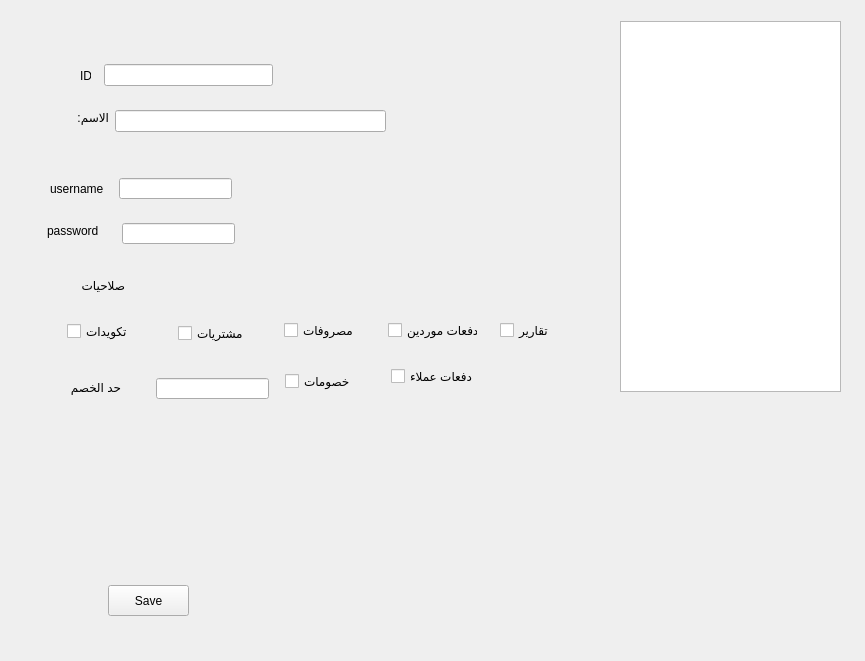
<?xml version="1.0" encoding="UTF-8"?>
<ui version="4.0">
 <class>employee_man</class>
 <widget class="QWidget" name="employee_man">
  <property name="geometry">
   <rect>
    <x>0</x>
    <y>0</y>
    <width>865</width>
    <height>661</height>
   </rect>
  </property>
  <property name="windowTitle">
   <string>Form</string>
  </property>
  <widget class="QLineEdit" name="employee_id">
   <property name="geometry">
    <rect>
     <x>104</x>
     <y>64</y>
     <width>169</width>
     <height>22</height>
    </rect>
   </property>
   <property name="readOnly">
    <bool>true</bool>
   </property>
  </widget>
  <widget class="QListView" name="listView">
   <property name="geometry">
    <rect>
     <x>620</x>
     <y>21</y>
     <width>221</width>
     <height>371</height>
    </rect>
   </property>
  </widget>
  <widget class="QLineEdit" name="employee_name">
   <property name="geometry">
    <rect>
     <x>115</x>
     <y>110</y>
     <width>271</width>
     <height>22</height>
    </rect>
   </property>
   <property name="readOnly">
    <bool>true</bool>
   </property>
  </widget>
  <widget class="QLabel" name="label_4">
   <property name="geometry">
    <rect>
     <x>61</x>
     <y>95</y>
     <width>48</width>
     <height>45</height>
    </rect>
   </property>
   <property name="text">
    <string>الاسم:</string>
   </property>
  </widget>
  <widget class="QLabel" name="label_5">
   <property name="geometry">
    <rect>
     <x>80</x>
     <y>65</y>
     <width>11</width>
     <height>22</height>
    </rect>
   </property>
   <property name="text">
    <string>ID</string>
   </property>
  </widget>
  <widget class="QPushButton" name="save">
   <property name="geometry">
    <rect>
     <x>108</x>
     <y>585</y>
     <width>81</width>
     <height>31</height>
    </rect>
   </property>
   <property name="text">
    <string>Save</string>
   </property>
  </widget>
  <widget class="QLineEdit" name="lineEdit">
   <property name="geometry">
    <rect>
     <x>119</x>
     <y>178</y>
     <width>113</width>
     <height>21</height>
    </rect>
   </property>
  </widget>
  <widget class="QLineEdit" name="lineEdit_2">
   <property name="geometry">
    <rect>
     <x>122</x>
     <y>223</y>
     <width>113</width>
     <height>21</height>
    </rect>
   </property>
  </widget>
  <widget class="QLabel" name="label">
   <property name="geometry">
    <rect>
     <x>50</x>
     <y>181</y>
     <width>56</width>
     <height>16</height>
    </rect>
   </property>
   <property name="text">
    <string>username</string>
   </property>
  </widget>
  <widget class="QLabel" name="label_2">
   <property name="geometry">
    <rect>
     <x>47</x>
     <y>223</y>
     <width>57</width>
     <height>16</height>
    </rect>
   </property>
   <property name="text">
    <string>password</string>
   </property>
  </widget>
  <widget class="QLabel" name="label_3">
   <property name="geometry">
    <rect>
     <x>68</x>
     <y>277</y>
     <width>57</width>
     <height>16</height>
    </rect>
   </property>
   <property name="text">
    <string>صلاحيات</string>
   </property>
  </widget>
  <widget class="QCheckBox" name="checkBox">
   <property name="geometry">
    <rect>
     <x>67</x>
     <y>322</y>
     <width>72</width>
     <height>19</height>
    </rect>
   </property>
   <property name="text">
    <string>تكويدات</string>
   </property>
  </widget>
  <widget class="QCheckBox" name="checkBox_2">
   <property name="geometry">
    <rect>
     <x>178</x>
     <y>324</y>
     <width>72</width>
     <height>19</height>
    </rect>
   </property>
   <property name="text">
    <string>مشتريات</string>
   </property>
  </widget>
  <widget class="QCheckBox" name="checkBox_3">
   <property name="geometry">
    <rect>
     <x>284</x>
     <y>321</y>
     <width>72</width>
     <height>19</height>
    </rect>
   </property>
   <property name="text">
    <string>مصروفات</string>
   </property>
  </widget>
  <widget class="QCheckBox" name="checkBox_4">
   <property name="geometry">
    <rect>
     <x>388</x>
     <y>321</y>
     <width>90</width>
     <height>19</height>
    </rect>
   </property>
   <property name="text">
    <string>دفعات موردين</string>
   </property>
  </widget>
  <widget class="QCheckBox" name="checkBox_5">
   <property name="geometry">
    <rect>
     <x>391</x>
     <y>367</y>
     <width>87</width>
     <height>19</height>
    </rect>
   </property>
   <property name="text">
    <string>دفعات عملاء</string>
   </property>
  </widget>
  <widget class="QCheckBox" name="checkBox_6">
   <property name="geometry">
    <rect>
     <x>500</x>
     <y>321</y>
     <width>72</width>
     <height>19</height>
    </rect>
   </property>
   <property name="text">
    <string>تقارير</string>
   </property>
  </widget>
  <widget class="QLabel" name="label_6">
   <property name="geometry">
    <rect>
     <x>67</x>
     <y>379</y>
     <width>54</width>
     <height>16</height>
    </rect>
   </property>
   <property name="text">
    <string>حد الخصم</string>
   </property>
  </widget>
  <widget class="QLineEdit" name="lineEdit_3">
   <property name="geometry">
    <rect>
     <x>156</x>
     <y>378</y>
     <width>113</width>
     <height>21</height>
    </rect>
   </property>
  </widget>
  <widget class="QCheckBox" name="checkBox_7">
   <property name="geometry">
    <rect>
     <x>285</x>
     <y>372</y>
     <width>72</width>
     <height>19</height>
    </rect>
   </property>
   <property name="text">
    <string>خصومات</string>
   </property>
  </widget>
 </widget>
 <resources/>
 <connections/>
</ui>
